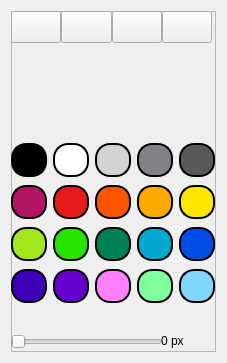
<?xml version="1.0" encoding="UTF-8"?>
<ui version="4.0">
 <class>Dialog</class>
 <widget class="QDialog" name="Dialog">
  <property name="geometry">
   <rect>
    <x>0</x>
    <y>0</y>
    <width>227</width>
    <height>363</height>
   </rect>
  </property>
  <property name="windowTitle">
   <string>Dialog</string>
  </property>
  <layout class="QGridLayout" name="gridLayout">
   <item row="0" column="0">
    <widget class="QFrame" name="frame_2">
     <property name="frameShape">
      <enum>QFrame::Shape::StyledPanel</enum>
     </property>
     <property name="frameShadow">
      <enum>QFrame::Shadow::Raised</enum>
     </property>
     <widget class="QWidget" name="layoutWidget">
      <property name="geometry">
       <rect>
        <x>0</x>
        <y>130</y>
        <width>204</width>
        <height>164</height>
       </rect>
      </property>
      <layout class="QVBoxLayout" name="verticalLayout">
       <item>
        <layout class="QHBoxLayout" name="horizontalLayout">
         <item>
          <widget class="QPushButton" name="black">
           <property name="styleSheet">
            <string notr="true">QPushButton {
    border-radius: 15px;  /* Делает кнопку круглой */
    border: 2px solid black; /* Черная рамка вокруг */
    width: 30px;  /* Устанавливает ширину */
    height: 30px; /* Устанавливает высоту */
    background-color: #000000;
}
</string>
           </property>
           <property name="text">
            <string/>
           </property>
          </widget>
         </item>
         <item>
          <widget class="QPushButton" name="red_6">
           <property name="styleSheet">
            <string notr="true">QPushButton {
    border-radius: 15px;  /* Делает кнопку круглой */
    border: 2px solid black; /* Черная рамка вокруг */
    width: 30px;  /* Устанавливает ширину */
    height: 30px; /* Устанавливает высоту */
    background-color: #ffffff;
}
</string>
           </property>
           <property name="text">
            <string/>
           </property>
          </widget>
         </item>
         <item>
          <widget class="QPushButton" name="red_7">
           <property name="styleSheet">
            <string notr="true">QPushButton {
    border-radius: 15px;  /* Делает кнопку круглой */
    border: 2px solid black; /* Черная рамка вокруг */
    width: 30px;  /* Устанавливает ширину */
    height: 30px; /* Устанавливает высоту */
    background-color:  #d1d3d4
}
</string>
           </property>
           <property name="text">
            <string/>
           </property>
          </widget>
         </item>
         <item>
          <widget class="QPushButton" name="red_9">
           <property name="styleSheet">
            <string notr="true">QPushButton {
    border-radius: 15px;  /* Делает кнопку круглой */
    border: 2px solid black; /* Черная рамка вокруг */
    width: 30px;  /* Устанавливает ширину */
    height: 30px; /* Устанавливает высоту */
   background-color:#808285
}
</string>
           </property>
           <property name="text">
            <string/>
           </property>
          </widget>
         </item>
         <item>
          <widget class="QPushButton" name="red_17">
           <property name="styleSheet">
            <string notr="true">QPushButton {
    border-radius: 15px;  /* Делает кнопку круглой */
    border: 2px solid black; /* Черная рамка вокруг */
    width: 30px;  /* Устанавливает ширину */
    height: 30px; /* Устанавливает высоту */
     background-color: #58595b
}
</string>
           </property>
           <property name="text">
            <string/>
           </property>
          </widget>
         </item>
        </layout>
       </item>
       <item>
        <layout class="QHBoxLayout" name="horizontalLayout_2">
         <item>
          <widget class="QPushButton" name="red">
           <property name="styleSheet">
            <string notr="true">QPushButton {
    border-radius: 15px;  /* Делает кнопку круглой */
    border: 2px solid black; /* Черная рамка вокруг */
    width: 30px;  /* Устанавливает ширину */
    height: 30px; /* Устанавливает высоту */
    background-color: #b31564
}
</string>
           </property>
           <property name="text">
            <string/>
           </property>
          </widget>
         </item>
         <item>
          <widget class="QPushButton" name="red_2">
           <property name="styleSheet">
            <string notr="true">QPushButton {
    border-radius: 15px;  /* Делает кнопку круглой */
    border: 2px solid black; /* Черная рамка вокруг */
    width: 30px;  /* Устанавливает ширину */
    height: 30px; /* Устанавливает высоту */
background-color : #e61b1b
}
</string>
           </property>
           <property name="text">
            <string/>
           </property>
          </widget>
         </item>
         <item>
          <widget class="QPushButton" name="red_5">
           <property name="styleSheet">
            <string notr="true">QPushButton {
    border-radius: 15px;  /* Делает кнопку круглой */
    border: 2px solid black; /* Черная рамка вокруг */
    width: 30px;  /* Устанавливает ширину */
    height: 30px; /* Устанавливает высоту */
background-color : #ff5500
}
</string>
           </property>
           <property name="text">
            <string/>
           </property>
          </widget>
         </item>
         <item>
          <widget class="QPushButton" name="red_3">
           <property name="styleSheet">
            <string notr="true">QPushButton {
    border-radius: 15px;  /* Делает кнопку круглой */
    border: 2px solid black; /* Черная рамка вокруг */
    width: 30px;  /* Устанавливает ширину */
    height: 30px; /* Устанавливает высоту */
background-color : #ffaa00

}
</string>
           </property>
           <property name="text">
            <string/>
           </property>
          </widget>
         </item>
         <item>
          <widget class="QPushButton" name="red_18">
           <property name="styleSheet">
            <string notr="true">QPushButton {
    border-radius: 15px;  /* Делает кнопку круглой */
    border: 2px solid black; /* Черная рамка вокруг */
    width: 30px;  /* Устанавливает ширину */
    height: 30px; /* Устанавливает высоту */
background-color :#ffe600
}
</string>
           </property>
           <property name="text">
            <string/>
           </property>
          </widget>
         </item>
        </layout>
       </item>
       <item>
        <layout class="QHBoxLayout" name="horizontalLayout_3">
         <item>
          <widget class="QPushButton" name="red_10">
           <property name="styleSheet">
            <string notr="true">QPushButton {
    border-radius: 15px;  /* Делает кнопку круглой */
    border: 2px solid black; /* Черная рамка вокруг */
    width: 30px;  /* Устанавливает ширину */
    height: 30px; /* Устанавливает высоту */
background-color:#a2e61b
}
</string>
           </property>
           <property name="text">
            <string/>
           </property>
          </widget>
         </item>
         <item>
          <widget class="QPushButton" name="red_8">
           <property name="styleSheet">
            <string notr="true">QPushButton {
    border-radius: 15px;  /* Делает кнопку круглой */
    border: 2px solid black; /* Черная рамка вокруг */
    width: 30px;  /* Устанавливает ширину */
    height: 30px; /* Устанавливает высоту */
background-color: #26e600
}
</string>
           </property>
           <property name="text">
            <string/>
           </property>
          </widget>
         </item>
         <item>
          <widget class="QPushButton" name="red_16">
           <property name="styleSheet">
            <string notr="true">QPushButton {
    border-radius: 15px;  /* Делает кнопку круглой */
    border: 2px solid black; /* Черная рамка вокруг */
    width: 30px;  /* Устанавливает ширину */
    height: 30px; /* Устанавливает высоту */
background-color: #008055
}
</string>
           </property>
           <property name="text">
            <string/>
           </property>
          </widget>
         </item>
         <item>
          <widget class="QPushButton" name="red_11">
           <property name="styleSheet">
            <string notr="true">QPushButton {
    border-radius: 15px;  /* Делает кнопку круглой */
    border: 2px solid black; /* Черная рамка вокруг */
    width: 30px;  /* Устанавливает ширину */
    height: 30px; /* Устанавливает высоту */
    background-color: #00aacc
}
</string>
           </property>
           <property name="text">
            <string/>
           </property>
          </widget>
         </item>
         <item>
          <widget class="QPushButton" name="red_20">
           <property name="styleSheet">
            <string notr="true">QPushButton {
    border-radius: 15px;  /* Делает кнопку круглой */
    border: 2px solid black; /* Черная рамка вокруг */
    width: 30px;  /* Устанавливает ширину */
    height: 30px; /* Устанавливает высоту */
background-color: #004de6
}
</string>
           </property>
           <property name="text">
            <string/>
           </property>
          </widget>
         </item>
        </layout>
       </item>
       <item>
        <layout class="QHBoxLayout" name="horizontalLayout_4">
         <item>
          <widget class="QPushButton" name="red_15">
           <property name="styleSheet">
            <string notr="true">QPushButton {
    border-radius: 15px;  /* Делает кнопку круглой */
    border: 2px solid black; /* Черная рамка вокруг */
    width: 30px;  /* Устанавливает ширину */
    height: 30px; /* Устанавливает высоту */
background-color: #3d00b8

}
</string>
           </property>
           <property name="text">
            <string/>
           </property>
          </widget>
         </item>
         <item>
          <widget class="QPushButton" name="red_14">
           <property name="styleSheet">
            <string notr="true">QPushButton {
    border-radius: 15px;  /* Делает кнопку круглой */
    border: 2px solid black; /* Черная рамка вокруг */
    width: 30px;  /* Устанавливает ширину */
    height: 30px; /* Устанавливает высоту */
background-color: #6600cc
}
</string>
           </property>
           <property name="text">
            <string/>
           </property>
          </widget>
         </item>
         <item>
          <widget class="QPushButton" name="red_13">
           <property name="styleSheet">
            <string notr="true">QPushButton {
    border-radius: 15px;  /* Делает кнопку круглой */
    border: 2px solid black; /* Черная рамка вокруг */
    width: 30px;  /* Устанавливает ширину */
    height: 30px; /* Устанавливает высоту */
background-color: #ff80ff
}
</string>
           </property>
           <property name="text">
            <string/>
           </property>
          </widget>
         </item>
         <item>
          <widget class="QPushButton" name="red_12">
           <property name="styleSheet">
            <string notr="true">QPushButton {
    border-radius: 15px;  /* Делает кнопку круглой */
    border: 2px solid black; /* Черная рамка вокруг */
    width: 30px;  /* Устанавливает ширину */
    height: 30px; /* Устанавливает высоту */
background-color: #80ff9e
}
</string>
           </property>
           <property name="text">
            <string/>
           </property>
          </widget>
         </item>
         <item>
          <widget class="QPushButton" name="red_19">
           <property name="styleSheet">
            <string notr="true">QPushButton {
    border-radius: 15px;  /* Делает кнопку круглой */
    border: 2px solid black; /* Черная рамка вокруг */
    width: 30px;  /* Устанавливает ширину */
    height: 30px; /* Устанавливает высоту */
background-color: #80d6ff
}
</string>
           </property>
           <property name="text">
            <string/>
           </property>
          </widget>
         </item>
        </layout>
       </item>
      </layout>
     </widget>
     <widget class="QSlider" name="horizontalSlider">
      <property name="geometry">
       <rect>
        <x>0</x>
        <y>320</y>
        <width>151</width>
        <height>22</height>
       </rect>
      </property>
      <property name="orientation">
       <enum>Qt::Orientation::Horizontal</enum>
      </property>
     </widget>
     <widget class="QLabel" name="label">
      <property name="geometry">
       <rect>
        <x>150</x>
        <y>320</y>
        <width>41</width>
        <height>19</height>
       </rect>
      </property>
      <property name="text">
       <string>0 px</string>
      </property>
     </widget>
     <widget class="QSplitter" name="splitter">
      <property name="geometry">
       <rect>
        <x>0</x>
        <y>0</y>
        <width>201</width>
        <height>32</height>
       </rect>
      </property>
      <property name="orientation">
       <enum>Qt::Orientation::Horizontal</enum>
      </property>
      <property name="handleWidth">
       <number>0</number>
      </property>
      <widget class="QPushButton" name="pushButton">
       <property name="text">
        <string/>
       </property>
       <property name="icon">
        <iconset>
         <normaloff>icons/attribution-pencil.svg</normaloff>icons/attribution-pencil.svg</iconset>
       </property>
       <property name="iconSize">
        <size>
         <width>30</width>
         <height>24</height>
        </size>
       </property>
      </widget>
      <widget class="QPushButton" name="pushButton_2">
       <property name="text">
        <string/>
       </property>
       <property name="icon">
        <iconset>
         <normaloff>icons/stop.svg</normaloff>icons/stop.svg</iconset>
       </property>
       <property name="iconSize">
        <size>
         <width>24</width>
         <height>20</height>
        </size>
       </property>
      </widget>
      <widget class="QPushButton" name="pushButton_3">
       <property name="text">
        <string/>
       </property>
       <property name="icon">
        <iconset>
         <normaloff>icons/circle.svg</normaloff>icons/circle.svg</iconset>
       </property>
       <property name="iconSize">
        <size>
         <width>24</width>
         <height>20</height>
        </size>
       </property>
      </widget>
      <widget class="QPushButton" name="pushButton_4">
       <property name="text">
        <string/>
       </property>
       <property name="icon">
        <iconset>
         <normaloff>icons/algorithm.svg</normaloff>icons/algorithm.svg</iconset>
       </property>
       <property name="iconSize">
        <size>
         <width>24</width>
         <height>24</height>
        </size>
       </property>
      </widget>
     </widget>
    </widget>
   </item>
  </layout>
 </widget>
 <resources/>
 <connections/>
</ui>
